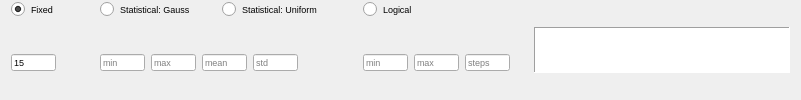
              <widget class="QFrame" name="frame_25">
               <property name="frameShape">
                <enum>QFrame::NoFrame</enum>
               </property>
               <property name="frameShadow">
                <enum>QFrame::Plain</enum>
               </property>
               <layout class="QHBoxLayout" name="horizontalLayout_17">
                <property name="topMargin">
                 <number>0</number>
                </property>
                <property name="bottomMargin">
                 <number>0</number>
                </property>
                <item>
                 <widget class="QFrame" name="frame_26">
                  <property name="frameShape">
                   <enum>QFrame::NoFrame</enum>
                  </property>
                  <property name="frameShadow">
                   <enum>QFrame::Plain</enum>
                  </property>
                  <layout class="QGridLayout" name="gridLayout_11">
                   <property name="leftMargin">
                    <number>0</number>
                   </property>
                   <property name="topMargin">
                    <number>0</number>
                   </property>
                   <property name="bottomMargin">
                    <number>0</number>
                   </property>
                   <item row="0" column="3">
                    <widget class="QRadioButton" name="radio_log_car">
                     <property name="font">
                      <font>
                       <pointsize>7</pointsize>
                      </font>
                     </property>
                     <property name="text">
                      <string>Logical</string>
                     </property>
                     <attribute name="buttonGroup">
                      <string notr="true">buttonGroup_4</string>
                     </attribute>
                    </widget>
                   </item>
                   <item row="0" column="0">
                    <widget class="QRadioButton" name="radio_fix_car">
                     <property name="font">
                      <font>
                       <pointsize>7</pointsize>
                      </font>
                     </property>
                     <property name="text">
                      <string>Fixed</string>
                     </property>
                     <property name="iconSize">
                      <size>
                       <width>12</width>
                       <height>12</height>
                      </size>
                     </property>
                     <property name="checked">
                      <bool>true</bool>
                     </property>
                     <attribute name="buttonGroup">
                      <string notr="true">buttonGroup_4</string>
                     </attribute>
                    </widget>
                   </item>
                   <item row="1" column="0">
                    <widget class="QFrame" name="frame_27">
                     <property name="frameShape">
                      <enum>QFrame::NoFrame</enum>
                     </property>
                     <property name="frameShadow">
                      <enum>QFrame::Plain</enum>
                     </property>
                     <layout class="QHBoxLayout" name="horizontalLayout_18">
                      <property name="leftMargin">
                       <number>0</number>
                      </property>
                      <property name="topMargin">
                       <number>0</number>
                      </property>
                      <property name="bottomMargin">
                       <number>0</number>
                      </property>
                      <item>
                       <widget class="QLineEdit" name="txt_fix_car">
                        <property name="maximumSize">
                         <size>
                          <width>45</width>
                          <height>17</height>
                         </size>
                        </property>
                        <property name="font">
                         <font>
                          <pointsize>7</pointsize>
                         </font>
                        </property>
                        <property name="text">
                         <string>15</string>
                        </property>
                        <property name="placeholderText">
                         <string>value</string>
                        </property>
                       </widget>
                      </item>
                      <item>
                       <spacer name="horizontalSpacer_23">
                        <property name="orientation">
                         <enum>Qt::Horizontal</enum>
                        </property>
                        <property name="sizeType">
                         <enum>QSizePolicy::Maximum</enum>
                        </property>
                        <property name="sizeHint" stdset="0">
                         <size>
                          <width>20</width>
                          <height>20</height>
                         </size>
                        </property>
                       </spacer>
                      </item>
                     </layout>
                    </widget>
                   </item>
                   <item row="1" column="3">
                    <widget class="QFrame" name="frame_28">
                     <property name="frameShape">
                      <enum>QFrame::NoFrame</enum>
                     </property>
                     <property name="frameShadow">
                      <enum>QFrame::Plain</enum>
                     </property>
                     <layout class="QHBoxLayout" name="horizontalLayout_19">
                      <property name="leftMargin">
                       <number>0</number>
                      </property>
                      <property name="topMargin">
                       <number>0</number>
                      </property>
                      <property name="bottomMargin">
                       <number>0</number>
                      </property>
                      <item>
                       <widget class="QLineEdit" name="txt_log_min_car">
                        <property name="maximumSize">
                         <size>
                          <width>45</width>
                          <height>17</height>
                         </size>
                        </property>
                        <property name="font">
                         <font>
                          <pointsize>7</pointsize>
                         </font>
                        </property>
                        <property name="placeholderText">
                         <string>min</string>
                        </property>
                       </widget>
                      </item>
                      <item>
                       <widget class="QLineEdit" name="txt_log_max_car">
                        <property name="maximumSize">
                         <size>
                          <width>45</width>
                          <height>17</height>
                         </size>
                        </property>
                        <property name="font">
                         <font>
                          <pointsize>7</pointsize>
                         </font>
                        </property>
                        <property name="placeholderText">
                         <string>max</string>
                        </property>
                       </widget>
                      </item>
                      <item>
                       <widget class="QLineEdit" name="txt_log_steps_car">
                        <property name="maximumSize">
                         <size>
                          <width>45</width>
                          <height>17</height>
                         </size>
                        </property>
                        <property name="font">
                         <font>
                          <pointsize>7</pointsize>
                         </font>
                        </property>
                        <property name="placeholderText">
                         <string>steps</string>
                        </property>
                       </widget>
                      </item>
                     </layout>
                    </widget>
                   </item>
                   <item row="1" column="1">
                    <widget class="QFrame" name="frame_30">
                     <property name="frameShape">
                      <enum>QFrame::NoFrame</enum>
                     </property>
                     <property name="frameShadow">
                      <enum>QFrame::Plain</enum>
                     </property>
                     <layout class="QHBoxLayout" name="horizontalLayout_71">
                      <property name="leftMargin">
                       <number>9</number>
                      </property>
                      <property name="topMargin">
                       <number>0</number>
                      </property>
                      <property name="bottomMargin">
                       <number>0</number>
                      </property>
                      <item>
                       <widget class="QLineEdit" name="txt_gauss_min_car">
                        <property name="maximumSize">
                         <size>
                          <width>45</width>
                          <height>17</height>
                         </size>
                        </property>
                        <property name="font">
                         <font>
                          <pointsize>7</pointsize>
                         </font>
                        </property>
                        <property name="placeholderText">
                         <string>min</string>
                        </property>
                       </widget>
                      </item>
                      <item>
                       <widget class="QLineEdit" name="txt_gauss_max_car">
                        <property name="maximumSize">
                         <size>
                          <width>45</width>
                          <height>17</height>
                         </size>
                        </property>
                        <property name="font">
                         <font>
                          <pointsize>7</pointsize>
                         </font>
                        </property>
                        <property name="placeholderText">
                         <string>max</string>
                        </property>
                       </widget>
                      </item>
                      <item>
                       <widget class="QLineEdit" name="txt_gauss_mean_car">
                        <property name="maximumSize">
                         <size>
                          <width>45</width>
                          <height>17</height>
                         </size>
                        </property>
                        <property name="font">
                         <font>
                          <pointsize>7</pointsize>
                         </font>
                        </property>
                        <property name="placeholderText">
                         <string>mean</string>
                        </property>
                       </widget>
                      </item>
                      <item>
                       <widget class="QLineEdit" name="txt_gauss_std_car">
                        <property name="maximumSize">
                         <size>
                          <width>45</width>
                          <height>17</height>
                         </size>
                        </property>
                        <property name="font">
                         <font>
                          <pointsize>7</pointsize>
                         </font>
                        </property>
                        <property name="placeholderText">
                         <string>std</string>
                        </property>
                       </widget>
                      </item>
                      <item>
                       <spacer name="horizontalSpacer_25">
                        <property name="orientation">
                         <enum>Qt::Horizontal</enum>
                        </property>
                        <property name="sizeType">
                         <enum>QSizePolicy::Maximum</enum>
                        </property>
                        <property name="sizeHint" stdset="0">
                         <size>
                          <width>50</width>
                          <height>20</height>
                         </size>
                        </property>
                       </spacer>
                      </item>
                     </layout>
                    </widget>
                   </item>
                   <item row="0" column="1">
                    <widget class="QFrame" name="frame_bla">
                     <property name="frameShape">
                      <enum>QFrame::NoFrame</enum>
                     </property>
                     <property name="frameShadow">
                      <enum>QFrame::Plain</enum>
                     </property>
                     <layout class="QHBoxLayout" name="horizontalLayout_72">
                      <property name="topMargin">
                       <number>0</number>
                      </property>
                      <property name="bottomMargin">
                       <number>0</number>
                      </property>
                      <item>
                       <widget class="QRadioButton" name="radio_gauss_car">
                        <property name="font">
                         <font>
                          <pointsize>7</pointsize>
                         </font>
                        </property>
                        <property name="text">
                         <string>Statistical: Gauss</string>
                        </property>
                        <property name="checked">
                         <bool>false</bool>
                        </property>
                        <attribute name="buttonGroup">
                         <string notr="true">buttonGroup_4</string>
                        </attribute>
                       </widget>
                      </item>
                      <item>
                       <widget class="QRadioButton" name="radio_uni_car">
                        <property name="font">
                         <font>
                          <pointsize>7</pointsize>
                         </font>
                        </property>
                        <property name="text">
                         <string>Statistical: Uniform</string>
                        </property>
                        <attribute name="buttonGroup">
                         <string notr="true">buttonGroup_4</string>
                        </attribute>
                       </widget>
                      </item>
                      <item>
                       <spacer name="horizontalSpacer_24">
                        <property name="orientation">
                         <enum>Qt::Horizontal</enum>
                        </property>
                        <property name="sizeType">
                         <enum>QSizePolicy::Maximum</enum>
                        </property>
                        <property name="sizeHint" stdset="0">
                         <size>
                          <width>10</width>
                          <height>20</height>
                         </size>
                        </property>
                       </spacer>
                      </item>
                     </layout>
                    </widget>
                   </item>
                  </layout>
                 </widget>
                </item>
                <item>
                 <widget class="PlotWidget" name="viewCar">
                  <property name="sizePolicy">
                   <sizepolicy hsizetype="Expanding" vsizetype="Fixed">
                    <horstretch>0</horstretch>
                    <verstretch>0</verstretch>
                   </sizepolicy>
                  </property>
                  <property name="maximumSize">
                   <size>
                    <width>16777215</width>
                    <height>46</height>
                   </size>
                  </property>
                  <property name="styleSheet">
                   <string notr="true">border-right-color: rgb(255, 255, 127);</string>
                  </property>
                  <property name="frameShape">
                   <enum>QFrame::Panel</enum>
                  </property>
                 </widget>
                </item>
               </layout>
              </widget>
